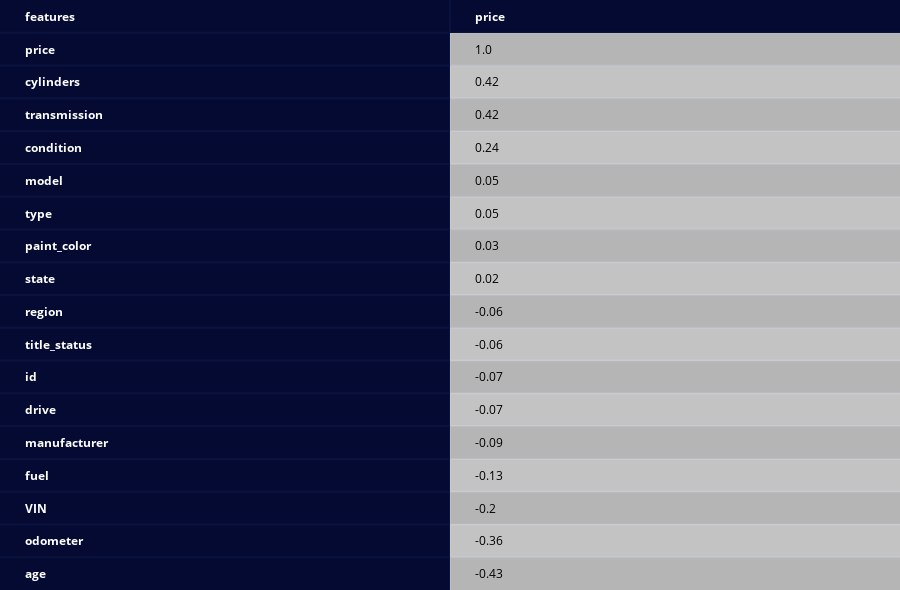

The notebook cell this image was saved under:
### Markdown cell above
##### From the headmap plot we observe positive correlation between Price and cylinders, transmission
##### We also observe some negative correlation between Price and the age, odometer
Correlation matrices: calculating the correlation between every pair of explanatory variables yields indications as to the likelihood that any given couplet of right-hand-side variables are creating multicollinearity problems. Correlation values (off-diagonal elements) of at least 0.4 are sometimes interpreted as indicating a multicollinearity problem, so cylinders, transmission and age features are going to be dropped

### Code cell
# Correlation of Table
corr_matrix = pd.DataFrame(corr)
corr_matrix = corr_matrix.round(decimals = 2)
create_table(corr_matrix['price'].sort_values(ascending = False).to_frame(),index_title='features',index=True,)

### Figure 1 — Plotly figure (JSON) as saved in the notebook; plotly's stock layout.template omitted (floating-point values rounded to 4 significant figures)
{"data": [{"colorscale": [[0, "#00083e"], [0.5, "#ededee"], [1, "#ffffff"]], "hoverinfo": "none", "opacity": 0.75, "showscale": false, "z": [[0, 0], [0, 0.5], [0, 1], [0, 0.5], [0, 1], [0, 0.5], [0, 1], [0, 0.5], [0, 1], [0, 0.5], [0, 1], [0, 0.5], [0, 1], [0, 0.5], [0, 1], [0, 0.5], [0, 1], [0, 0.5]], "type": "heatmap"}], "layout": {"annotations": [{"align": "left", "font": {"color": "#ffffff"}, "showarrow": false, "text": "<b>features</b>", "x": -0.45, "xanchor": "left", "xref": "x", "y": 0, "yref": "y"}, {"align": "left", "font": {"color": "#ffffff"}, "showarrow": false, "text": "<b>price</b>", "x": 0.55, "xanchor": "left", "xref": "x", "y": 0, "yref": "y"}, {"align": "left", "font": {"color": "#ffffff"}, "showarrow": false, "text": "<b>price</b>", "x": -0.45, "xanchor": "left", "xref": "x", "y": 1, "yref": "y"}, {"align": "left", "font": {"color": "#000000"}, "showarrow": false, "text": "1.0", "x": 0.55, "xanchor": "left", "xref": "x", "y": 1, "yref": "y"}, {"align": "left", "font": {"color": "#ffffff"}, "showarrow": false, "text": "<b>cylinders</b>", "x": -0.45, "xanchor": "left", "xref": "x", "y": 2, "yref": "y"}, {"align": "left", "font": {"color": "#000000"}, "showarrow": false, "text": "0.42", "x": 0.55, "xanchor": "left", "xref": "x", "y": 2, "yref": "y"}, {"align": "left", "font": {"color": "#ffffff"}, "showarrow": false, "text": "<b>transmission</b>", "x": -0.45, "xanchor": "left", "xref": "x", "y": 3, "yref": "y"}, {"align": "left", "font": {"color": "#000000"}, "showarrow": false, "text": "0.42", "x": 0.55, "xanchor": "left", "xref": "x", "y": 3, "yref": "y"}, {"align": "left", "font": {"color": "#ffffff"}, "showarrow": false, "text": "<b>condition</b>", "x": -0.45, "xanchor": "left", "xref": "x", "y": 4, "yref": "y"}, {"align": "left", "font": {"color": "#000000"}, "showarrow": false, "text": "0.24", "x": 0.55, "xanchor": "left", "xref": "x", "y": 4, "yref": "y"}, {"align": "left", "font": {"color": "#ffffff"}, "showarrow": false, "text": "<b>model</b>", "x": -0.45, "xanchor": "left", "xref": "x", "y": 5, "yref": "y"}, {"align": "left", "font": {"color": "#000000"}, "showarrow": false, "text": "0.05", "x": 0.55, "xanchor": "left", "xref": "x", "y": 5, "yref": "y"}, {"align": "left", "font": {"color": "#ffffff"}, "showarrow": false, "text": "<b>type</b>", "x": -0.45, "xanchor": "left", "xref": "x", "y": 6, "yref": "y"}, {"align": "left", "font": {"color": "#000000"}, "showarrow": false, "text": "0.05", "x": 0.55, "xanchor": "left", "xref": "x", "y": 6, "yref": "y"}, {"align": "left", "font": {"color": "#ffffff"}, "showarrow": false, "text": "<b>paint_color</b>", "x": -0.45, "xanchor": "left", "xref": "x", "y": 7, "yref": "y"}, {"align": "left", "font": {"color": "#000000"}, "showarrow": false, "text": "0.03", "x": 0.55, "xanchor": "left", "xref": "x", "y": 7, "yref": "y"}, {"align": "left", "font": {"color": "#ffffff"}, "showarrow": false, "text": "<b>state</b>", "x": -0.45, "xanchor": "left", "xref": "x", "y": 8, "yref": "y"}, {"align": "left", "font": {"color": "#000000"}, "showarrow": false, "text": "0.02", "x": 0.55, "xanchor": "left", "xref": "x", "y": 8, "yref": "y"}, {"align": "left", "font": {"color": "#ffffff"}, "showarrow": false, "text": "<b>region</b>", "x": -0.45, "xanchor": "left", "xref": "x", "y": 9, "yref": "y"}, {"align": "left", "font": {"color": "#000000"}, "showarrow": false, "text": "-0.06", "x": 0.55, "xanchor": "left", "xref": "x", "y": 9, "yref": "y"}, {"align": "left", "font": {"color": "#ffffff"}, "showarrow": false, "text": "<b>title_status</b>", "x": -0.45, "xanchor": "left", "xref": "x", "y": 10, "yref": "y"}, {"align": "left", "font": {"color": "#000000"}, "showarrow": false, "text": "-0.06", "x": 0.55, "xanchor": "left", "xref": "x", "y": 10, "yref": "y"}, {"align": "left", "font": {"color": "#ffffff"}, "showarrow": false, "text": "<b>id</b>", "x": -0.45, "xanchor": "left", "xref": "x", "y": 11, "yref": "y"}, {"align": "left", "font": {"color": "#000000"}, "showarrow": false, "text": "-0.07", "x": 0.55, "xanchor": "left", "xref": "x", "y": 11, "yref": "y"}, {"align": "left", "font": {"color": "#ffffff"}, "showarrow": false, "text": "<b>drive</b>", "x": -0.45, "xanchor": "left", "xref": "x", "y": 12, "yref": "y"}, {"align": "left", "font": {"color": "#000000"}, "showarrow": false, "text": "-0.07", "x": 0.55, "xanchor": "left", "xref": "x", "y": 12, "yref": "y"}, {"align": "left", "font": {"color": "#ffffff"}, "showarrow": false, "text": "<b>manufacturer</b>", "x": -0.45, "xanchor": "left", "xref": "x", "y": 13, "yref": "y"}, {"align": "left", "font": {"color": "#000000"}, "showarrow": false, "text": "-0.09", "x": 0.55, "xanchor": "left", "xref": "x", "y": 13, "yref": "y"}, {"align": "left", "font": {"color": "#ffffff"}, "showarrow": false, "text": "<b>fuel</b>", "x": -0.45, "xanchor": "left", "xref": "x", "y": 14, "yref": "y"}, {"align": "left", "font": {"color": "#000000"}, "showarrow": false, "text": "-0.13", "x": 0.55, "xanchor": "left", "xref": "x", "y": 14, "yref": "y"}, {"align": "left", "font": {"color": "#ffffff"}, "showarrow": false, "text": "<b>VIN</b>", "x": -0.45, "xanchor": "left", "xref": "x", "y": 15, "yref": "y"}, {"align": "left", "font": {"color": "#000000"}, "showarrow": false, "text": "-0.2", "x": 0.55, "xanchor": "left", "xref": "x", "y": 15, "yref": "y"}, {"align": "left", "font": {"color": "#ffffff"}, "showarrow": false, "text": "<b>odometer</b>", "x": -0.45, "xanchor": "left", "xref": "x", "y": 16, "yref": "y"}, {"align": "left", "font": {"color": "#000000"}, "showarrow": false, "text": "-0.36", "x": 0.55, "xanchor": "left", "xref": "x", "y": 16, "yref": "y"}, {"align": "left", "font": {"color": "#ffffff"}, "showarrow": false, "text": "<b>age</b>", "x": -0.45, "xanchor": "left", "xref": "x", "y": 17, "yref": "y"}, {"align": "left", "font": {"color": "#000000"}, "showarrow": false, "text": "-0.43", "x": 0.55, "xanchor": "left", "xref": "x", "y": 17, "yref": "y"}], "height": 590, "margin": {"b": 0, "l": 0, "r": 0, "t": 0}, "xaxis": {"dtick": 1, "gridwidth": 2, "showticklabels": false, "tick0": -0.5, "ticks": "", "zeroline": false}, "yaxis": {"autorange": "reversed", "dtick": 1, "gridwidth": 2, "showticklabels": false, "tick0": 0.5, "ticks": "", "zeroline": false}}}
